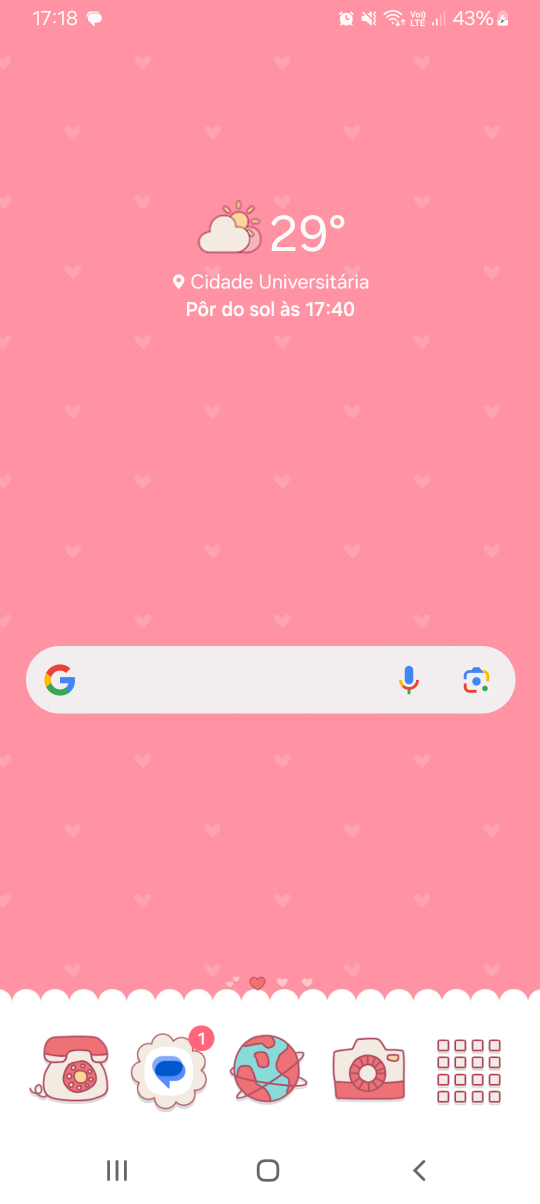
#> input picture tests/test.png, 1080 x 2408 px, found by its file name (shown at 1/2 size)
$ python boardbox_image.py
#> lines starting #> are read from the running program, lines starting #| are printed output that depends on the picture; after the words box and inside, x2 and y2 are one past the last pixel; in counts of white or black regions, pixels touching at a corner belong together
import cv2

def draw_bounding_boxes(image_path, bounding_boxes, scale=0.25):
    # Carregar a imagem
#> called with scale = 0.25
    image = cv2.imread(image_path)
#> image is the input picture: shape (2408, 1080, 3); mean B, G, R 181, 168.5, 252.6

    if image is None:
        print("Erro ao carregar a imagem.")
        return

    # Redimensionar a imagem
    width = int(image.shape[1] * scale)
#> width = 270
    height = int(image.shape[0] * scale)
#> height = 602
    resized_image = cv2.resize(image, (width, height))
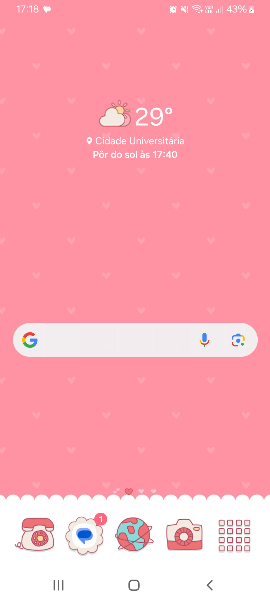
#> resized_image: shape (602, 270, 3); mean B, G, R 181, 168.5, 252.7

    # Ajustar bounding boxes proporcionalmente
    scaled_boxes = [(int(x1 * scale), int(y1 * scale), int(x2 * scale), int(y2 * scale)) for x1, y1, x2, y2 in bounding_boxes]

    # Desenhar bounding boxes na imagem redimensionada
    for box in scaled_boxes:
        x1, y1, x2, y2 = box
        cv2.rectangle(resized_image, (x1, y1), (x2, y2), (0, 255, 0), 2)  # Verde
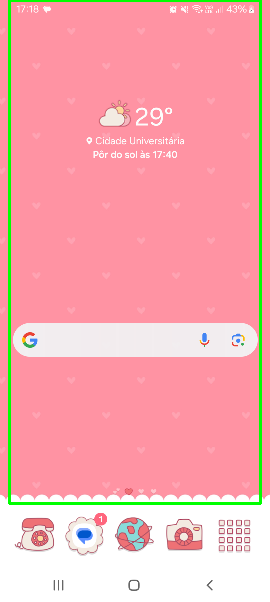
#> resized_image: shape (602, 270, 3); 2.63% of pixels changed, all inside (x1, y1, x2, y2) = (8, 0, 262, 505)

    # Exibir a imagem
    cv2.imshow("Imagem com Bounding Boxes", resized_image)
    cv2.waitKey(0)  # Aguarda uma tecla para fechar
    cv2.destroyAllWindows()

# Exemplo de uso
image_path = "C:/Users/bob/Documents/AutoLabelScreen-main/AutoLabelScreen-main/detect_element_screen/tests/test.png"
bounding_boxes = [(38, 0, 1042, 2012)]  # Lista de bounding boxes (x1, y1, x2, y2)
draw_bounding_boxes(image_path, bounding_boxes)
